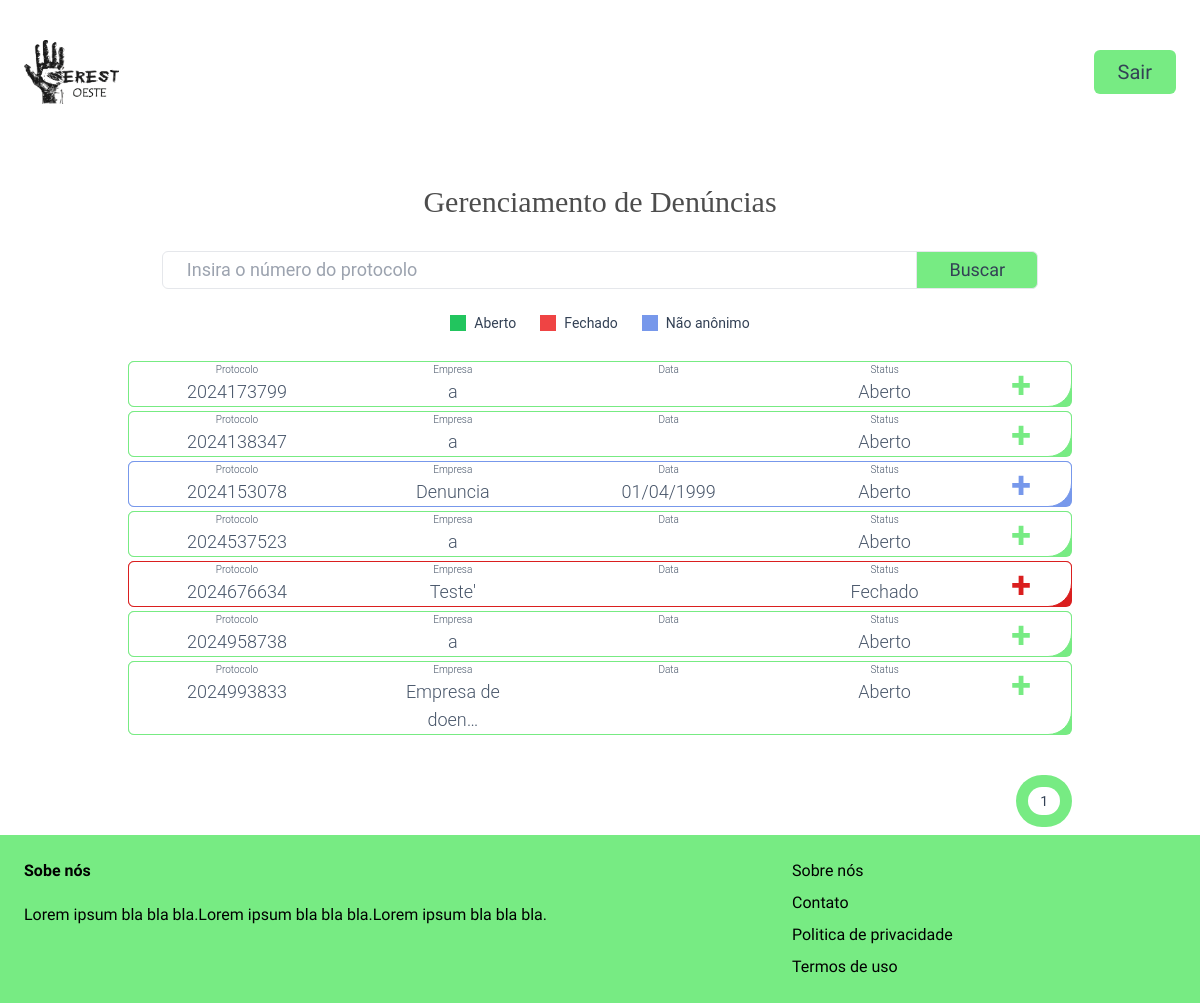
Before: /dashboard/ (signed in) with the older database file.
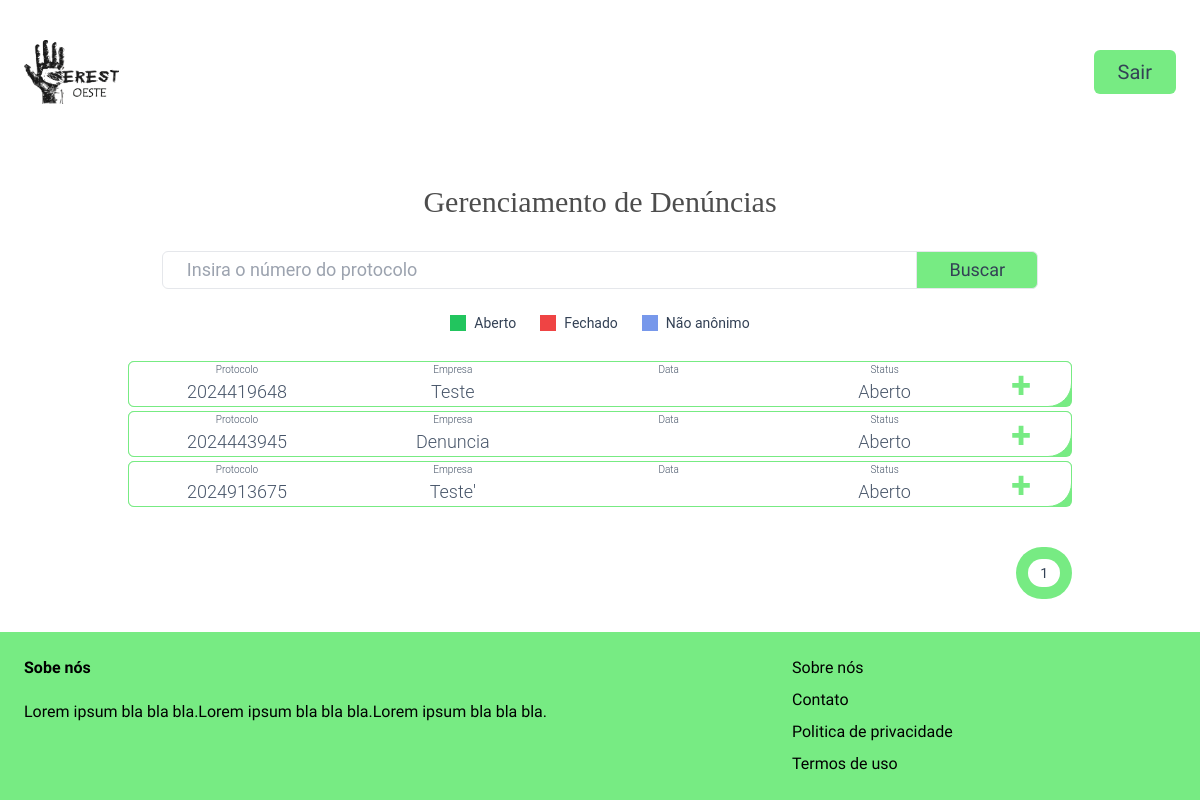
After: the same page with the newer database file.
### core/models.py (models this page shows, shortened)
class Denuncia(models.Model):
    DENUNCIAS_CHOICES = [
    ("ASSEDIO", "ASSÉDIO (MORAL, SEXUAL, ETC.)"),
    ("DISCRIMINACAO", "DISCRIMINAÇÃO (RAÇA, GÊNERO, IDADE, ETC.)"),
    ("VIOLACAO", "VIOLAÇÕES DE POLÍTICAS DA EMPRESA"),
    ("SEGURANCA", "QUESTÕES DE SEGURANÇA NO TRABALHO"),
    ("OUTROS", "OUTRAS QUESTÕES ESPECÍFICAS"),
]
    nome_empresa = models.CharField(max_length=255)
    endereco_empresa = models.CharField(max_length=255)
    cidade = models.ForeignKey(Cidades, related_name='Denuncia', blank=False, null= False, on_delete = models.CASCADE)
    tipo_denuncia = models.CharField(
        max_length = 13,
        choices = DENUNCIAS_CHOICES
    )
    descricao = models.TextField(blank=False, null=False)
    testemunhas = models.CharField(max_length=255, blank=True, null=True)
    acoes = models.CharField(max_length=255, blank=True, null=True)
    anonimo = models.BooleanField(default=True)
    email = models.EmailField(
        max_length=100,
        blank=True,
        null=True,
        unique=False,
     )
    data_ocorrido = models.DateField(blank=True, null=True)
    created_at = models.DateTimeField(auto_now_add=True)
    protocolo = models.CharField(max_length=10, unique=True, default=gerador_protocolo)
    situacao = models.BooleanField(default=True)
    resposta = models.TextField(blank=True, null=True)

### dashboard/views.py (the view)
# urls.py: path('', views.index, name="index"),
@login_required
def index(request):
    lista = models.Denuncia.objects.all()
    paginator = Paginator(lista, 10)
    page_number = request.GET.get('page', 1)
    page_obj = paginator.get_page(page_number)
    return render(request, 'dashboard/index.html',  {
        'lista': lista,
        'page_obj': page_obj,
    })

### dashboard/templates/dashboard/index.html (shortened to what this page needs)
{% extends 'dashboard/base.html' %}
{% block header_text %}
  Gerenciamento de Denúncias
{% endblock %}
{% block content %}
  <div class="mx-auto ml-[10%] mr-[10%] p-2 overflow-x-auto">
    <div class="text-2xl font-normal font-[Roboto]">
      <div class="my-0 justify-between text-3xl text-center">
        <form method="get" action="{% url 'core:pesquisar' %}" class="text-center -space-x-2">
          <input name="query" class="w-4/5 py-1 px-6 border rounded-l-md placeholder:font-[Roboto] text-lg " type="text" value="{{query}}" placeholder="Insira o número do protocolo">
          <button class="font-['Roboto_Condensed'] py-1 px-8 text-lg bg-[#77EB83] border text-slate-700 rounded-r-md"> Buscar </button>
        </form>
        <div class="text-center w-full text-sm">
          <div class="flex justify-center items-center space-x-6 p-6">
              <div class="flex items-center space-x-2">
                  <div class="w-4 h-4 bg-green-500"></div>
                  <span>Aberto</span>
              </div>
              <div class="flex items-center space-x-2">
                  <div class="w-4 h-4 bg-red-500"></div>
                  <span>Fechado</span>
              </div>
              <div class="flex items-center space-x-2">
                  <div class="w-4 h-4 bg-[#7798EB]"></div>
                  <span>Não anônimo</span>
              </div>
          </div>
      </div>
            {% for item in page_obj %}
            <div id="denuncia-{{forloop.counter}}" class="{% if item.anonimo %} bg-[#77EB83] {% else %} bg-[#7798EB] {% endif %} {% if item.situacao == False %} bg-[#DA1F1F] {% endif %} rounded-md">
              <div class="border {% if item.anonimo %} border-[#77EB83] {% else %} border-[#7798EB] {% endif %} {% if item.situacao == False %} border-[#DA1F1F] {% endif %} rounded-md rounded-br-3xl text-xs text-slate-600 my-1 relative bg-white">
                <a href="{% url 'core:protocol' item.protocolo %}">
                  <div class="flex font-light text-[10px] w-11/12">
                    <span class="mx-10 w-full">Protocolo</span>
                    <span class="mx-10 w-full">Empresa</span>
                      <span class="mx-10 w-full">Data</span>
                      <span class="mx-10 w-full">Status</span>
                  </div>
                  <div class="flex font-light lg:text-lg sm:text-sm md:text-md xs:text-xs w-11/12">
                      <span class="mx-10 w-full">{{ item.protocolo }}</span>
                      <span class="mx-10 w-full">{{ item.nome_empresa|truncatechars:16 }}</span>
                      <span class="mx-10 w-full">{{ item.data_ocorrido|date:'d/m/Y' }}</span>
                      {% if item.situacao %}
                          <span class="mx-10 w-full">Aberto</span>
                      {% else %}
                          <span class="mx-10 w-full">Fechado</span>
                      {% endif %}
                  </div>
                </a>
                  <span id="icon-denuncia-{{forloop.counter}}"class="absolute top-0 right-0 mt-1 mr-10 font-bold {% if item.anonimo %} text-[#77EB83] {% else %} text-[#7798EB] {% endif %} {% if item.situacao == False %} text-[#DA1F1F] {% endif %} text-4xl cursor-pointer">+</span>
                </div>
            </div>
            {% endfor %}
          </div>
          <div class="font-['Roboto_Condensed'] flex justify-end mt-10 text-sm">
            <div class="flex items-center w-auto bg-[#77EB83] p-3 space-x-4 rounded-full">
            <p class="bg-white rounded-full py-1 px-3">{{page_obj.number}}</p>
            </div>
        </div>
      </div>
    </div>
  </div>
{% endblock %}

### dashboard/templates/dashboard/base.html (shortened to what this page needs)
<!DOCTYPE html>
<html>
  <head>
    <script src="https://cdn.tailwindcss.com"></script>
    <link href="https://cdnjs.cloudflare.com/ajax/libs/select2/4.0.13/css/select2.min.css" rel="stylesheet" />
  </head>
  <body class="font-['Roboto_Condensed'] font-light flex flex-col min-h-screen">
    <nav class=" font-[Merriweather]  py-10 px-6 flex justify-between items-center">
      {% load static %}
      <a href="{% if request.user.is_authenticated %} {% url 'dashboard:index' %} {% else %} / {% endif %}">
        <img src="{% static 'core/cerest.png' %}" alt="logo_cerest" class="w-22 h-16">
    </a>
      <div class="flex items-center space-x-6">
        {% if request.user.is_authenticated %}
        <form method="post" action="{% url 'dashboard:logout' %}">
            <button class="font-['Roboto_Condensed'] text-xl text-slate-700 hover:text-gray-500 py-2 px-6 bg-[#77EB83] rounded-md" type="submit">Sair</button>
        </form>
        {% endif %}
    </div>
    </nav>
    <div class="text-slate-700">
      <div class="font-[Merriweather] mx-auto my-10 mb-5 ml-[15.625%] mr-[15.625%] text-[#4D4D4D]">
        <h1 class="text-3xl text-center">
          {% block header_text %}{% endblock %}
        </h1>
      </div>
      {% block content %}
      {% endblock %}
    <footer class="py-6 px-6 flex justify-between bg-[#77EB83] mt-auto">
      <div class="w-2/3 pr-10">
        <h3 class="mb-5 font-semibold text-black">Sobe nós</h3>
        <p class="text-md text-black">Lorem ipsum bla bla bla.Lorem ipsum bla bla bla.Lorem ipsum bla bla bla.</p>
      </div>
      <div class="w-1/3">
        <ul class="space-y-2">
          <li>
            <a href="#" class="text-md text-black-500 hover:black-black-700">Sobre nós</a>
          </li>
          <li>
            <a href="#" class="text-md text-black-500 hover:text-black-700">Contato</a>
          </li>
          <li>
            <a href="#" class="text-md text-black-500 hover:text-black-700">Politica de privacidade</a>
          </li>
          <li>
            <a href="#" class="text-md text-black-500 hover:text-black-700">Termos de uso</a>
          </li>
        </ul>
      </div>
    </footer>
  </body>
</html>

Changed rows visible on the page:
removed Denuncia: protocolo "2024173799", nome_empresa "a", situacao "Aberto"
removed Denuncia: protocolo "2024138347", nome_empresa "a", situacao "Aberto"
removed Denuncia: protocolo "2024153078", nome_empresa "Denuncia", data_ocorrido "01/04/1999", situacao "Aberto"
removed Denuncia: protocolo "2024537523", nome_empresa "a", situacao "Aberto"
removed Denuncia: protocolo "2024676634", nome_empresa "Teste'", situacao "Fechado"
removed Denuncia: protocolo "2024958738", nome_empresa "a", situacao "Aberto"
removed Denuncia: protocolo "2024993833", nome_empresa "Empresa de doen…", situacao "Aberto"
added Denuncia: protocolo "2024419648", nome_empresa "Teste", situacao "Aberto"
added Denuncia: protocolo "2024443945", nome_empresa "Denuncia", situacao "Aberto"
added Denuncia: protocolo "2024913675", nome_empresa "Teste'", situacao "Aberto"
